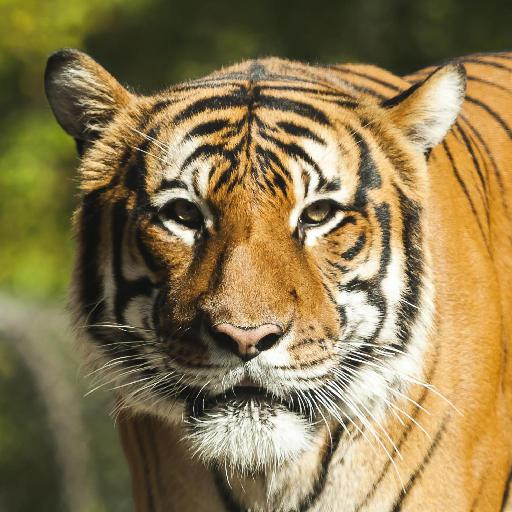
#> input picture src/uploads/uploaded.jpg, 512 x 512 px, found by its file name
$ python color_runner.py
#> lines starting #> are read from the running program, lines starting #| are printed output that depends on the picture
### backend/feature/color_descriptor.py
import numpy as np
import cv2

class ColorDescriptor:
    def __init__(self, bins, blocks = 2): # Mengatur jumlah bins histogram dan banyak blok gambar akan dibagi
#> further down, query is the input picture: shape (512, 512, 3); mean B, G, R 79.9, 121.3, 139.9
        self.bins = bins
        self.blocks = blocks

    def describe(self, image):  # Menghitung deskripsi warna dari gambar, membagi gambar jadi empat blok dan histogram warna dihitung untuk setiap blok
        image = image.astype("float") / 255.0   # Normalisasi gambar jadi rentang 0 - 1

        features = [] # Menginisiasi features sebagai array kosong

        # Menghitung ukuran tiap kotak
        (h, w) = image.shape[:2]
#> h = 512; w = 512
        block_size_x = w // self.blocks
#> block_size_x = 256
        block_size_y = h // self.blocks
#> block_size_y = 256

        # Menghitung batas-batas blok berdasarkan ukuran blok dan posisi blok dalam gambar
        for i in range(self.blocks):
            for j in range(self.blocks):
                block_startX = i * block_size_x
                block_endX = (i + 1) * block_size_x
                block_startY = j * block_size_y
                block_endY = (j + 1) * block_size_y

                # Memotong blok gambar dan mengonversi nilai pixel ke rentang 0 - 255
                block = image[block_startY:block_endY, block_startX:block_endX]
                block = (block * 255).astype(np.uint8)

                # Hitung rata-rata HSV blok
                hsv_block = cv2.cvtColor(block, cv2.COLOR_RGB2HSV)

                # Hitung histogram blok
                hist = self.histogram(hsv_block)
                features.extend(hist)
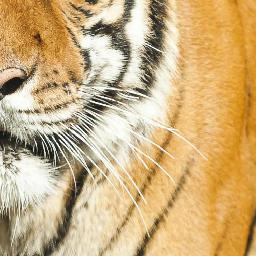
#> block: shape (256, 256, 3); mean of channels 0, 1, 2 126.3, 174.6, 204.2; drawn as B, G, R
#> hsv_block: shape (256, 256, 3); mean H, S, V 98.9, 98, 204.4
#> after the loop, features = 1152 values, max 0.653 at index 442, min 0 at index 1, mean 0.015

        return features

    # Hitung histogram dalam ruang warna hsv
    def histogram(self, hsv):
        hist = cv2.calcHist([hsv], [0, 1, 2], None, self.bins, [0, 180, 0, 256, 0, 256])
        hist = cv2.normalize(hist, hist).flatten() # Normalisasi dan ubah menjadi array satu dimensi

        return hist

### backend/feature/color_searcher.py
# File: searcher.py
import numpy as np
import csv

class ColorSearcher:
    def __init__(self, indexPath, blocks = 2):
        self.indexPath = indexPath # Menyimpan lokasi dari indeks file csv
        self.blocks = blocks # Menyimpan jumlah blok

    def search(self, queryFeatures, limit=None):
        result = {} # Inisiasi dictionary untuk menyimpan hasil pencarian

        with open(self.indexPath) as f: # Membuka file csv menggunakan with
            reader = csv.reader(f) # Membaca file csv dengan csv reader
            next(reader)  # Lewati baris pertama (header)

            for row in reader: # Loop setiap baris file csv
                features = [float(x) for x in row[1:]] # Mengonversi nilai fiture dari string ke float
                d = self.cosine_similarity(features, queryFeatures) # Menghitung cosine similarity antara fitur baris saat ini dengan fitur query

                result[row[0]] = d # # Menyimpan hasil similarity ke dalam dictionary dengan kunci berupa nilai dari kolom pertama (nama gambar)
            f.close() # Tutup file csv setelah dibaca

        # Mengurutkan hasil berdasarkan nilai similarity secara descending
        results = sorted([(v, k) for (k, v) in result.items()], reverse=True)

        return results[:limit] # Mengembalikan hasil pencarian dari baris 1 sampai baris limit

    # [8 lines left out: function cosine_similarity, not called in this run]

### backend/feature/color_runner.py
from color_descriptor import ColorDescriptor
from color_searcher import ColorSearcher
import math
import cv2
import json
import time

start_time = time.perf_counter()
gambar = "src/uploads/uploaded.jpg" # Lokasi gambar query

cd = ColorDescriptor((8, 12, 3)) # Inisiasi ColorDescriptor dengan tuple parameter (8, 12, 3)
query = cv2.imread(gambar) # Membaca gambar query dengan OpenCV
features = cd.describe(query) # Mendeskripsikan fitur warna dari gambar query dengan ColorDescriptor

searcher = ColorSearcher('src/conf/conf_color.csv') # Inisiasi ColorSearcher dengan path indeks di src
#> (the run stopped early here; a loop or call above may not have finished)
